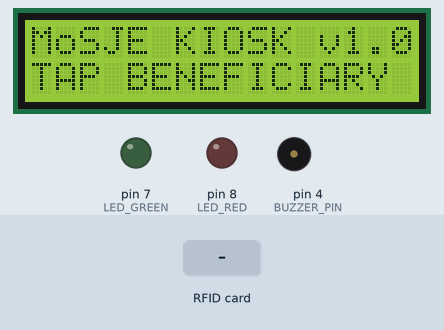
Bench run of a sketch on a simulated Arduino Uno, built with avr-gcc and run on an emulated ATmega328P. On the bench: 16×2 character LCD, output pins drawn as LEDs (lit = HIGH), buzzer (waves = sounding). The inputs (shaded band) are chosen by the test bench. Pins used as bus, display or sensor lines are not drawn; what the sketch prints to the serial monitor is not drawn.

Above: at 1.5 s.
1.6 s: RFID card A3 4B 89 2C held to the reader
At 2.2 s:
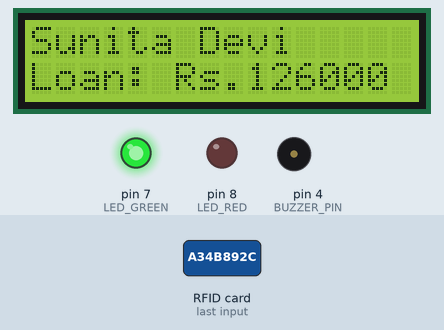
3.3 s: RFID card F1 22 9E 4D held to the reader
At 5.8 s:
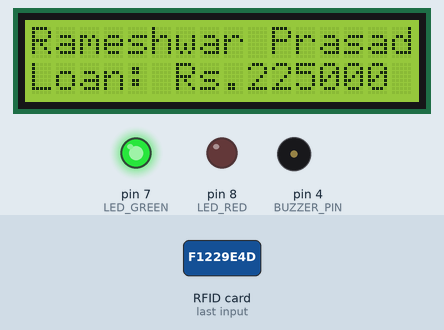
6.3 s: RFID card B4 7C 33 1A held to the reader
At 10.4 s:
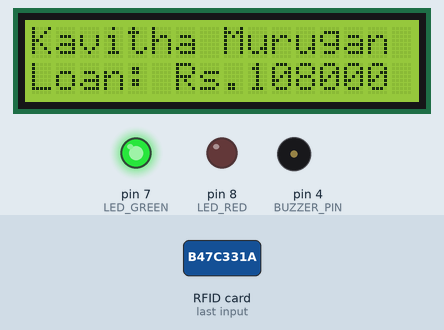
Timing chart, 0 to 14.2 s (numbered marks = the images above; inputs shaded):
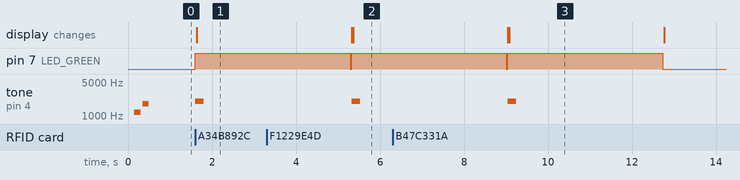

The sketch:

kiosk_firmware.ino
```cpp
/*
  SIH26091 - Gram Panchayat Hardware Kiosk Station
  Beneficiary RFID Smart Card Reader & Thermal Printer Subsystem

  Target Platform: Arduino Uno / Nano / ESP32
  Peripherals:
    - MFRC522 RFID Reader (SPI: Pins 9, 10, 11, 12, 13)
    - Adafruit Thermal Printer / QR-73 ESC/POS (SoftwareSerial: Pins 5 RX, 6 TX)
    - LiquidCrystal_I2C 16x2 Display (I2C: A4 SDA, A5 SCL)
    - Status LEDs: Pin 7 (Green - Approved), Pin 8 (Red - Risk/Veto)
    - Buzzer: Pin 4

  Ministry of Social Justice & Empowerment (MoSJE) - Concessional Credit Kiosk
*/

#include <SPI.h>
#include <MFRC522.h>
#include <Wire.h>
#include <LiquidCrystal_I2C.h>
#include <SoftwareSerial.h>

// Pin Definitions
#define RST_PIN         9
#define SS_PIN          10
#define PRINTER_RX      5
#define PRINTER_TX      6
#define BUZZER_PIN      4
#define LED_GREEN       7
#define LED_RED         8

// Peripherals initialization
MFRC522 mfrc522(SS_PIN, RST_PIN);
LiquidCrystal_I2C lcd(0x27, 16, 2);
SoftwareSerial printerSerial(PRINTER_RX, PRINTER_TX);

// Beneficiary Profile Data Structure
struct BeneficiaryCard {
  String uid;
  String name;
  String category;
  float marginCash;
  String sector;
};

// Registered Demonstration Cards
const int NUM_CARDS = 3;
BeneficiaryCard registeredCards[NUM_CARDS] = {
  {"A3 4B 89 2C", "Sunita Devi", "Women / SC", 14000.0, "Handloom Khadi"},
  {"F1 22 9E 4D", "Rameshwar Prasad", "SC", 25000.0, "Spice Milling"},
  {"B4 7C 33 1A", "Kavitha Murugan", "Women / OBC", 12000.0, "Tailoring Unit"}
};

void setup() {
  Serial.begin(9600);
  printerSerial.begin(9600);
  SPI.begin();
  mfrc522.PCD_Init();

  pinMode(BUZZER_PIN, OUTPUT);
  pinMode(LED_GREEN, OUTPUT);
  pinMode(LED_RED, OUTPUT);

  lcd.init();
  lcd.backlight();
  lcd.clear();
  lcd.setCursor(0, 0);
  lcd.print("MoSJE KIOSK v1.0");
  lcd.setCursor(0, 1);
  lcd.print("TAP BENEFICIARY");

  tone(BUZZER_PIN, 1200, 150);
  delay(200);
  tone(BUZZER_PIN, 1800, 150);
  Serial.println(F("[SYSTEM ONLINE] Gram Panchayat Advisory Kiosk Ready."));
}

void loop() {
  // Look for new RFID card
  if (!mfrc522.PICC_IsNewCardPresent()) {
    return;
  }
  if (!mfrc522.PICC_ReadCardSerial()) {
    return;
  }

  // Read Card UID
  String cardUID = "";
  for (byte i = 0; i < mfrc522.uid.size; i++) {
    cardUID += String(mfrc522.uid.uidByte[i] < 0x10 ? " 0" : " ");
    cardUID += String(mfrc522.uid.uidByte[i], HEX);
  }
  cardUID.trim();
  cardUID.toUpperCase();

  Serial.print(F("Card Detected UID: "));
  Serial.println(cardUID);

  // Audio & Visual Feedback
  tone(BUZZER_PIN, 2000, 200);
  digitalWrite(LED_GREEN, HIGH);

  // Lookup Beneficiary
  BeneficiaryCard beneficiary = {"UNKNOWN", "Rural Beneficiary", "SC / ST", 15000.0, "Agro Service"};
  bool cardFound = false;
  for (int i = 0; i < NUM_CARDS; i++) {
    if (registeredCards[i].uid == cardUID) {
      beneficiary = registeredCards[i];
      cardFound = true;
      break;
    }
  }

  // Execute MoSJE 10% Equity Rule & Scheme Routing
  float projectCost = beneficiary.marginCash * 10.0;
  float loanEligible = projectCost * 0.90;
  String schemeTier = (projectCost <= 140000.0) ? "MICRO FINANCE" : "TERM LOAN";
  float interestRate = (projectCost <= 140000.0) ? 5.5 : 7.0; // Subvented rate

  // Display on LCD
  lcd.clear();
  lcd.setCursor(0, 0);
  lcd.print(beneficiary.name.substring(0, 16));
  lcd.setCursor(0, 1);
  lcd.print("Loan: Rs." + String((long)loanEligible));

  // Print Thermal Paper Receipt
  printThermalReceipt(beneficiary, projectCost, loanEligible, schemeTier, interestRate);

  delay(3000);
  digitalWrite(LED_GREEN, LOW);

  lcd.clear();
  lcd.setCursor(0, 0);
  lcd.print("MoSJE KIOSK v1.0");
  lcd.setCursor(0, 1);
  lcd.print("TAP BENEFICIARY");

  mfrc522.PICC_HaltA();
  mfrc522.PCD_StopCrypto1();
}

void printThermalReceipt(BeneficiaryCard ben, float projectCost, float loan, String tier, float rate) {
  printerSerial.println(F("================================"));
  printerSerial.println(F("  GRAM PANCHAYAT SMART KIOSK   "));
  printerSerial.println(F("  MoSJE ADVISORY & DPR RECEIPT "));
  printerSerial.println(F("================================"));
  printerSerial.println("NAME     : " + ben.name);
  printerSerial.println("CATEGORY : " + ben.category);
  printerSerial.println("SECTOR   : " + ben.sector);
  printerSerial.println(F("--------------------------------"));
  printerSerial.println("MARGIN (10%): Rs. " + String((long)ben.marginCash));
  printerSerial.println("PROJECT COST: Rs. " + String((long)projectCost));
  printerSerial.println("LOAN (90%)  : Rs. " + String((long)loan));
  printerSerial.println("SCHEME TIER : " + tier);
  printerSerial.println("INT. RATE   : " + String(rate, 1) + "% p.a. (Subvented)");
  printerSerial.println("MORATORIUM  : 3-6 Months Grace");
  printerSerial.println(F("--------------------------------"));
  printerSerial.println(F("STATUS   : PRE-APPROVED (100%)"));
  printerSerial.println(F("SCA REF  : SCA-MOSJE-2026-IND"));
  printerSerial.println(F("================================"));
  printerSerial.println(F("Take this receipt to District SCA"));
  printerSerial.println(F("or Block Development Officer (BDO)\n\n\n"));
}
```

Measured:
- after the input at 1.6 s, pin 7 (LED_GREEN): LOW → HIGH at once; tone on pin 4 (BUZZER_PIN): silent → 2000 Hz at once, → silent 0.20 s later; the display: changes at once (image 1)
- after the input at 3.3 s, tone on pin 4 (BUZZER_PIN): silent → 2000 Hz after 2.0 s, → silent 0.20 s later; the display: first differs from a run without the input after 2.1 s (image 2)
- after the input at 6.3 s, tone on pin 4 (BUZZER_PIN): silent → 2000 Hz after 2.7 s, → silent 0.20 s later; the display: first differs from a run without the input after 2.8 s (image 3)
